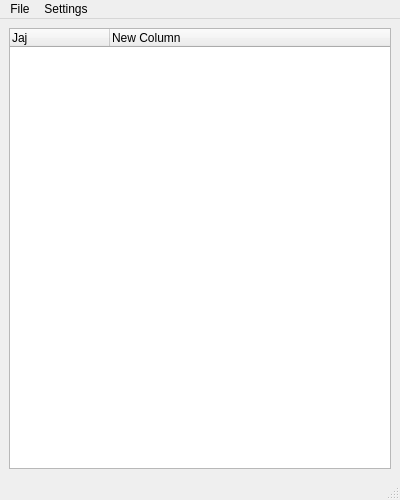
<ui version="4.0" >
 <class>MainWidget</class>
 <widget class="QMainWindow" name="MainWidget" >
  <property name="windowModality" >
   <enum>Qt::ApplicationModal</enum>
  </property>
  <property name="enabled" >
   <bool>true</bool>
  </property>
  <property name="geometry" >
   <rect>
    <x>0</x>
    <y>0</y>
    <width>400</width>
    <height>500</height>
   </rect>
  </property>
  <property name="cursor" >
   <cursorShape>ArrowCursor</cursorShape>
  </property>
  <property name="windowTitle" >
   <string>Feicim - LHCb Bookkeeping browser</string>
  </property>
  <widget class="QWidget" name="centralwidget" >
   <layout class="QVBoxLayout" >
    <item>
     <widget class="QTreeWidget" name="tree" >
      <property name="enabled" >
       <bool>true</bool>
      </property>
      <column>
       <property name="text" >
        <string>Jaj</string>
       </property>
      </column>
      <column>
       <property name="text" >
        <string>New Column</string>
       </property>
      </column>
     </widget>
    </item>
   </layout>
  </widget>
  <widget class="QMenuBar" name="menubar" >
   <property name="geometry" >
    <rect>
     <x>0</x>
     <y>0</y>
     <width>400</width>
     <height>25</height>
    </rect>
   </property>
   <widget class="QMenu" name="menuFile" >
    <property name="title" >
     <string>File</string>
    </property>
    <addaction name="actionExit" />
   </widget>
   <widget class="QMenu" name="menuSetings" >
    <property name="title" >
     <string>Settings</string>
    </property>
    <addaction name="actionDataQuality" />
   </widget>
   <addaction name="menuFile" />
   <addaction name="menuSetings" />
  </widget>
  <widget class="QStatusBar" name="statusbar" />
  <action name="actionExit" >
   <property name="text" >
    <string>Exit</string>
   </property>
  </action>
  <action name="actionFile_dialog_paging_size" >
   <property name="text" >
    <string>File dialog page size</string>
   </property>
  </action>
  <action name="actionDataQuality" >
   <property name="text" >
    <string>DataQuality</string>
   </property>
  </action>
 </widget>
 <resources/>
 <connections/>
</ui>
